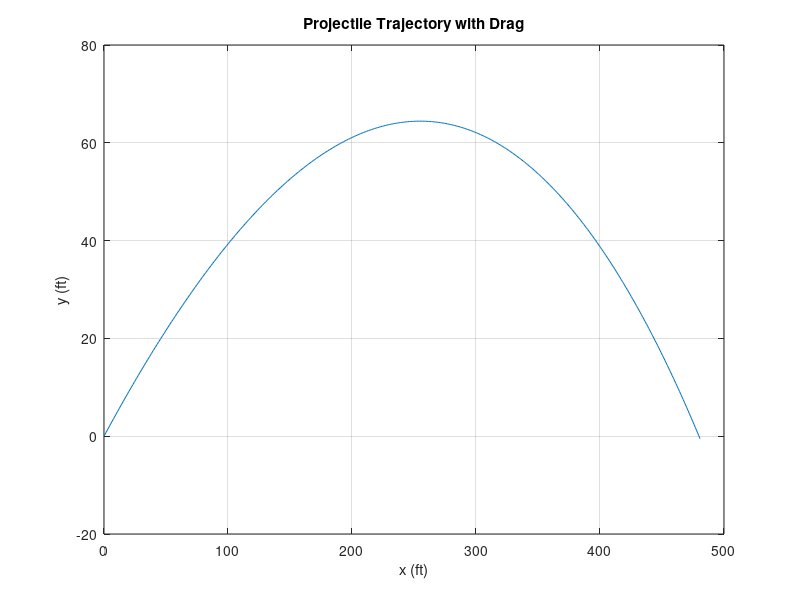
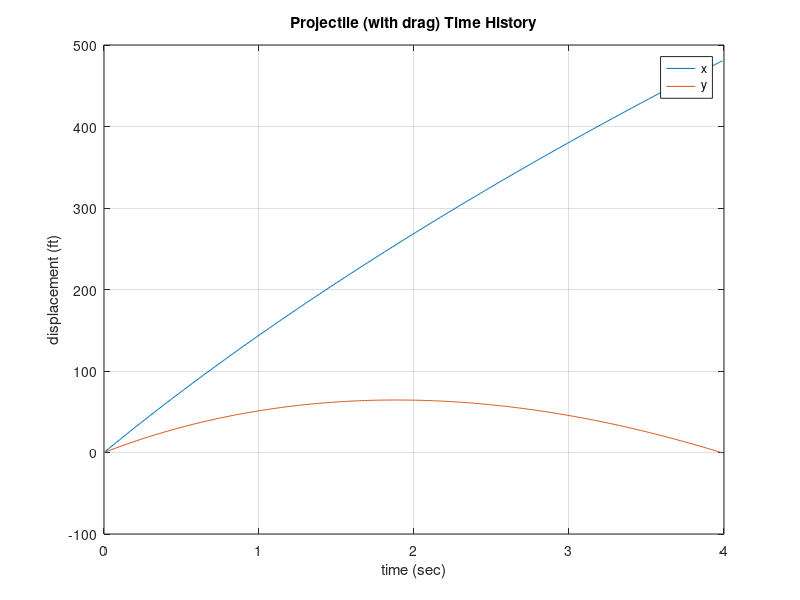

Write the MATLAB code that produced these figures, in order.
%Clair Cunningham   Numerical Methods   Midterm
% This program computes the integration of Projectile Motion equations
% Reset variables, close windows, and clear command window.
clear all; close all; clc;

% set up constants
g=32.2; %ft/sec^2
delta_t=0.01;
density = 0.00237; %slug/ft^3
Cd = 0.3; %coefficient of drag
BallD = 2.9/12; %feet
mass = 0.00994; %slugs
area = pi*(BallD/2)^2;%ft^2
CdC_m = ((1/2)*density*area*Cd)/mass;

x0=0.;
y0=0.;
vel0=147.;  % ft/sec = 100 mph *(88 ft/sec)/(60mph)
theta=60.;  % degrees relative to vertical
wind = 20*(5280/3600); %approximately 20 mph %tail or head wind max +/-44feet/sec
velx0=sind(theta)*vel0;
vely0=cosd(theta)*vel0;

% initiate forward Euler integration scheme
i=1;
t(i)=0;
x(i)=x0;
y(i)=y0;
vx(i)=velx0;
vy(i)=vely0;
vxgrad(i) = 0;
vygrad(i) = 0;

% iterate solution
while y(i) >= y0    
    vxgrad(i) = -CdC_m*sqrt(vx(i)^2+vy(i)^2)*vx(i);
    vygrad(i) = -CdC_m*sqrt(vx(i)^2+vy(i)^2)*vy(i)-g;
    vx(i+1) = vx(i) + vxgrad(i)*delta_t;
    vy(i+1) = vy(i) + vygrad(i)*delta_t;
    x(i+1) = x(i) + vx(i)*delta_t+wind*delta_t;
    y(i+1) = y(i) + vy(i)*delta_t;
    t(i+1) = t(i) + delta_t;
    i = i+1;
    
end

% plot trajectory and time course results
figure(1)
plot(x,y)
grid on
title('Projectile Trajectory with Drag')
xlabel('x (ft)')
ylabel('y (ft)')
figure(2)
plot(t,x,t,y)
grid on
title('Projectile (with drag) Time History')
xlabel('time (sec)')
ylabel('displacement (ft)')
legend('x','y')
